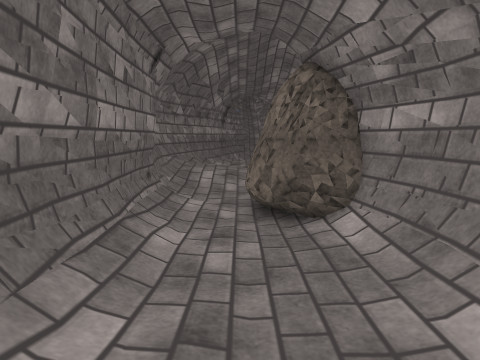
View 1 (above)

13 first-person views from a walk through a Unity game level. The camera is 1.4 m above the floor, tilts 8° down and sees 75° across. The floor is counted in squares, 0.58 m on a side. Each view is taken from the middle of a square. On the plan, view 1 faces up. The plan holds only what a view shows up to about 19 squares ahead; the rest is blank. The place goes on beyond the plan. The player character is not drawn. Surface patterns are stand-ins for the level's own textures.

View 2
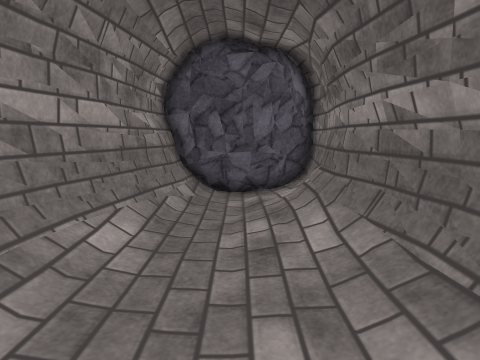

View 3
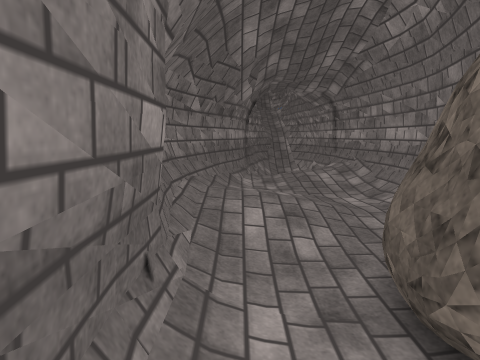

View 4
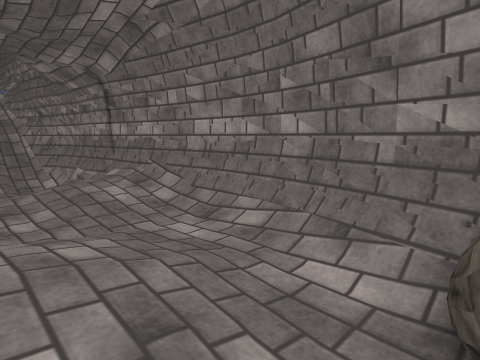

View 5
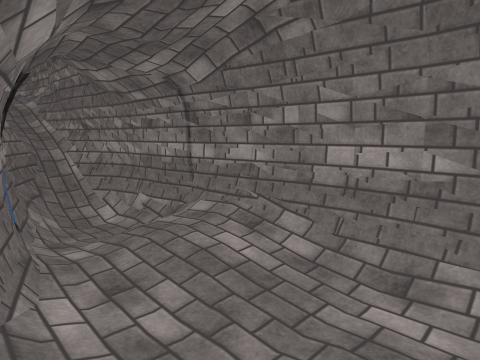

View 6
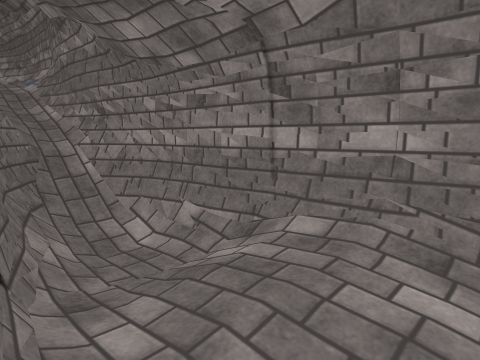

View 7
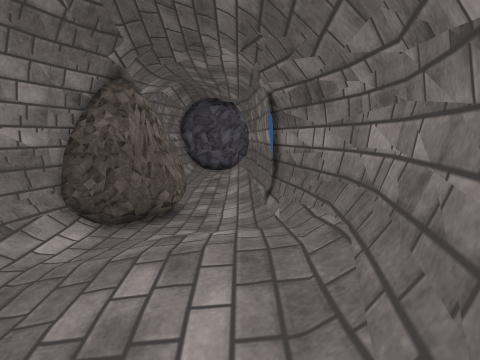

View 8
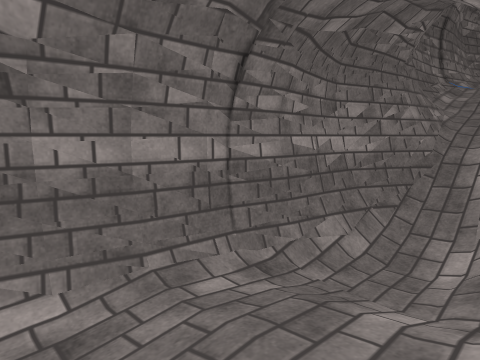

View 9
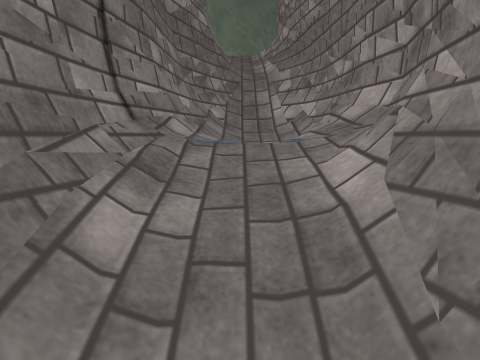

View 10
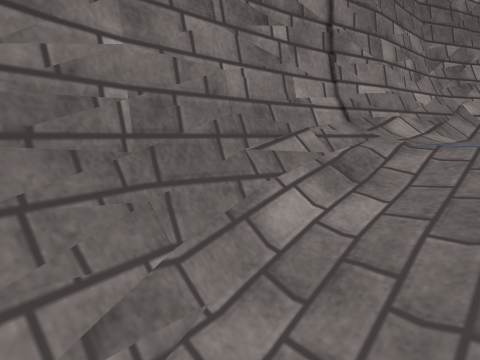

View 11
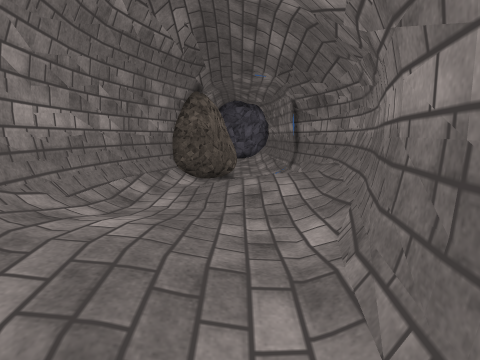

View 12
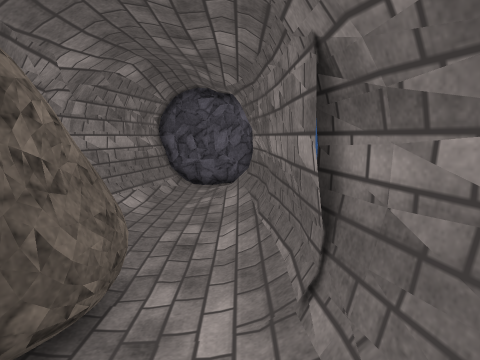

View 13
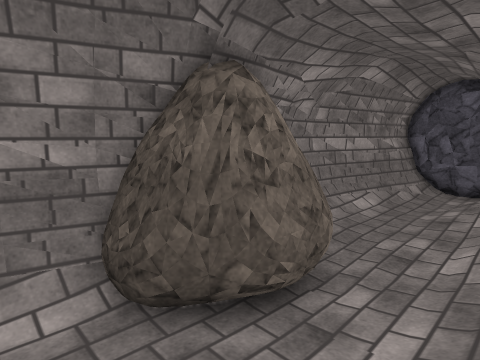

### Floor plan
Key: @ floor where view 1 was taken; # wall or solid block; . main floor; : floor 0.25 m higher than the main floor; - floor 0.25 m lower than the main floor; + floor 0.5 m higher than the main floor; * floor 3.25 m higher than the main floor; / step, stairs or slope; = window, fence, low wall or low ledge; R rock.
Columns run from 5 left of view 1 to 5 right of it. Each row starts with its distance up from view 1.
 46    #=/**/#
 45    ##////#
 44    ##///=#
 43    #=///##
 42    #=///#
 41    ##///#
 40     #=//#
 39     #=//#
 38     ##//#
 37     ##//##
 36     ##//##
 35     ##//=#
 34     #=//=#
 33     ##//##
 32     #//-.#
 31     #/--/#
 30     #/--/#
 29    ##..-/#
 28    #=.///##
 27    ##:::+=#
 26    #:::++##
 25    #:::++/#
 24   ##::::+/#
 23   #::::::/#
 22  ##::::::/#
 21  #=:::.../#
 20  ##::::../#
 19  #/++::../#
 18 ##+++::::##
 17 #=+++::::=#
 16 ##++:::.:##
 15  #://:../#
 14  #/....RR#
 13  #/...RRRR
 12  ##..RRRRR
 11   #..RRRR
 10   #..RRRR
  9   #...RRRR
  8   #/...R##
  7   #/....=#
  6   #/....##
  5   #/....##
  4   #/....#
  3   ##:...#
  2   ##:...#
  1   ##:...#
  0   #=:@./#
 -1   #//..##
 -2   #//..=#
 -3   #RRRRR#
 -4   #RRRRR
 -5   RRR

Positions as (right, up) in squares from view 1, and headings:
1: (0, 0), facing up
2: (0, 9), facing down
3: (-2, 7), facing up
4: (-2, 13), facing up-right
5: (-3, 18), facing up-right
6: (-2, 23), facing up-right
7: (-2, 23), facing down
8: (4, 23), facing up-left
9: (1, 40), facing up
10: (2, 40), facing up-left
11: (0, 30), facing down
12: (-2, 16), facing down
13: (-3, 16), facing down-right
